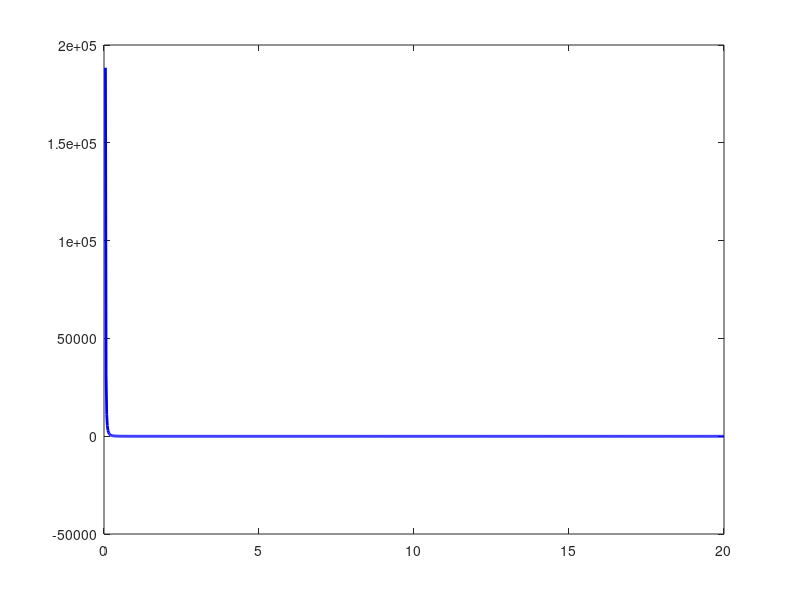

This chart was generated by the following MATLAB code: (Note: this script raises an error after producing the figure.)
% Given values
T = 250 + 273; % Convert to Kelvin
P = 10; % Pressure
Tc = 407.5; % Critical Temperature
Pc = 111.3; % Critical Pressure
R = 0.08206; % Gas constant

% Calculate constants
a = (27 * R^2 * Tc^2) / (64 * Pc);
b = R * Tc / (8 * Pc);

% Define volume range, ensuring v > b
v_min = b + 0.01; % Slightly above b to avoid singularity
v_max = 20;
v = linspace(v_min, v_max, 1000); % More points for smoothness

% Define function
func = (P + (a ./ (v.^2))) ./ (v - b) - R * T;

% Plot the function
figure;
plot(v, func, 'b-', 'LineWidth', 2);
hold on;
yline(0, 'k--'); % Add horizontal line at y = 0 for reference
xlabel('Volume (v)');
ylabel('Function Value');
title('Variation of Function with Volume');
grid on;
